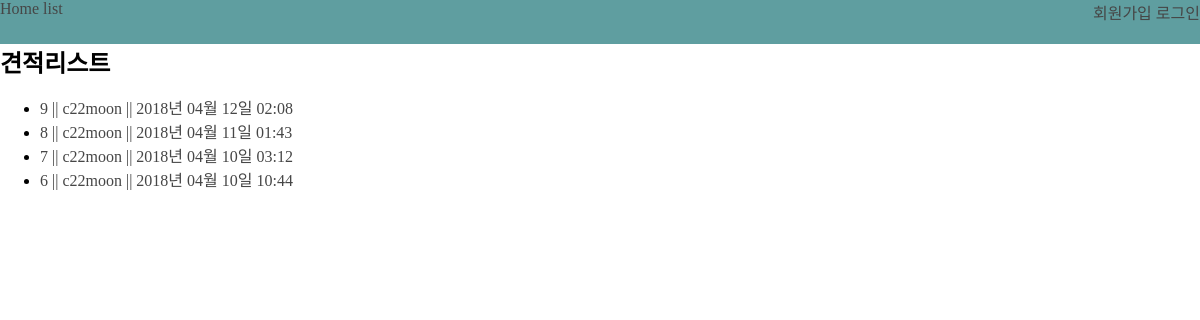
The app's page /custom/, older data.
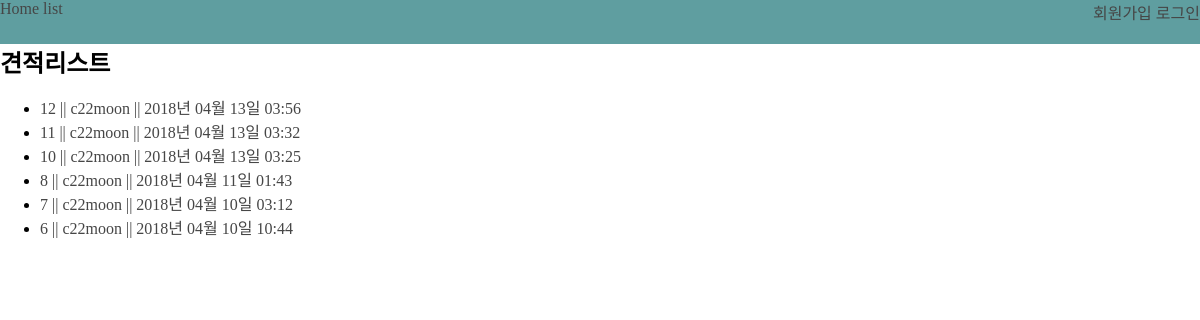
The same page, newer data.
### custom/models.py (models this page shows, shortened)
class Custom(models.Model):
    user = models.ForeignKey('auth.User')
    create_date = models.DateTimeField(auto_now_add=True)
    cpu = models.ForeignKey(Hardware,null=True,blank=True,related_name='cpu')
    board = models.ForeignKey(Hardware, null=True, blank=True,related_name='board')
    ram = models.ForeignKey(Hardware, null=True, blank=True,related_name='ram')
    vga = models.ForeignKey(Hardware, null=True, blank=True,related_name='vga')
    power = models.ForeignKey(Hardware, null=True, blank=True,related_name='power')
    hdd = models.ForeignKey(Hardware, null=True, blank=True,related_name='hdd')
    ssd = models.ForeignKey(Hardware, null=True, blank=True,related_name='ssd')
    odd = models.ForeignKey(Hardware, null=True, blank=True, related_name='odd')
    text = models.TextField(blank=True,null=True)
    class Meta:
        ordering = ['-create_date']

### custom/views.py (the view)
# urls.py: url(r'^custom/$', CustomListView.as_view(), name='custom_list'),
class CustomListView(ListView):
    model = Custom
    template_name = 'custom/custom_list.html'

### custom/templates/custom/custom_list.html
{% extends 'base.html'%}
{% block title %}견적리스트{% endblock %}
{% block content %}
<ul>
{% for obj in object_list %}
    <li><a href="{% url 'custom:custom_detail' pk=obj.pk %}">{{ obj.id }} || {{ obj.user }} || {{ obj.create_date|date:'Y년 m월 d일 h:i' }}</a></li>
{% endfor %}
</ul>
{% endblock %}

Row changes from the older to the newer data that the page shows:
removed Custom: id "9", user "c22moon", create_date "2018년 04월 12일 02:08"
added Custom: id "12", user "c22moon", create_date "2018년 04월 13일 03:56"
added Custom: id "11", user "c22moon", create_date "2018년 04월 13일 03:32"
added Custom: id "10", user "c22moon", create_date "2018년 04월 13일 03:25"
